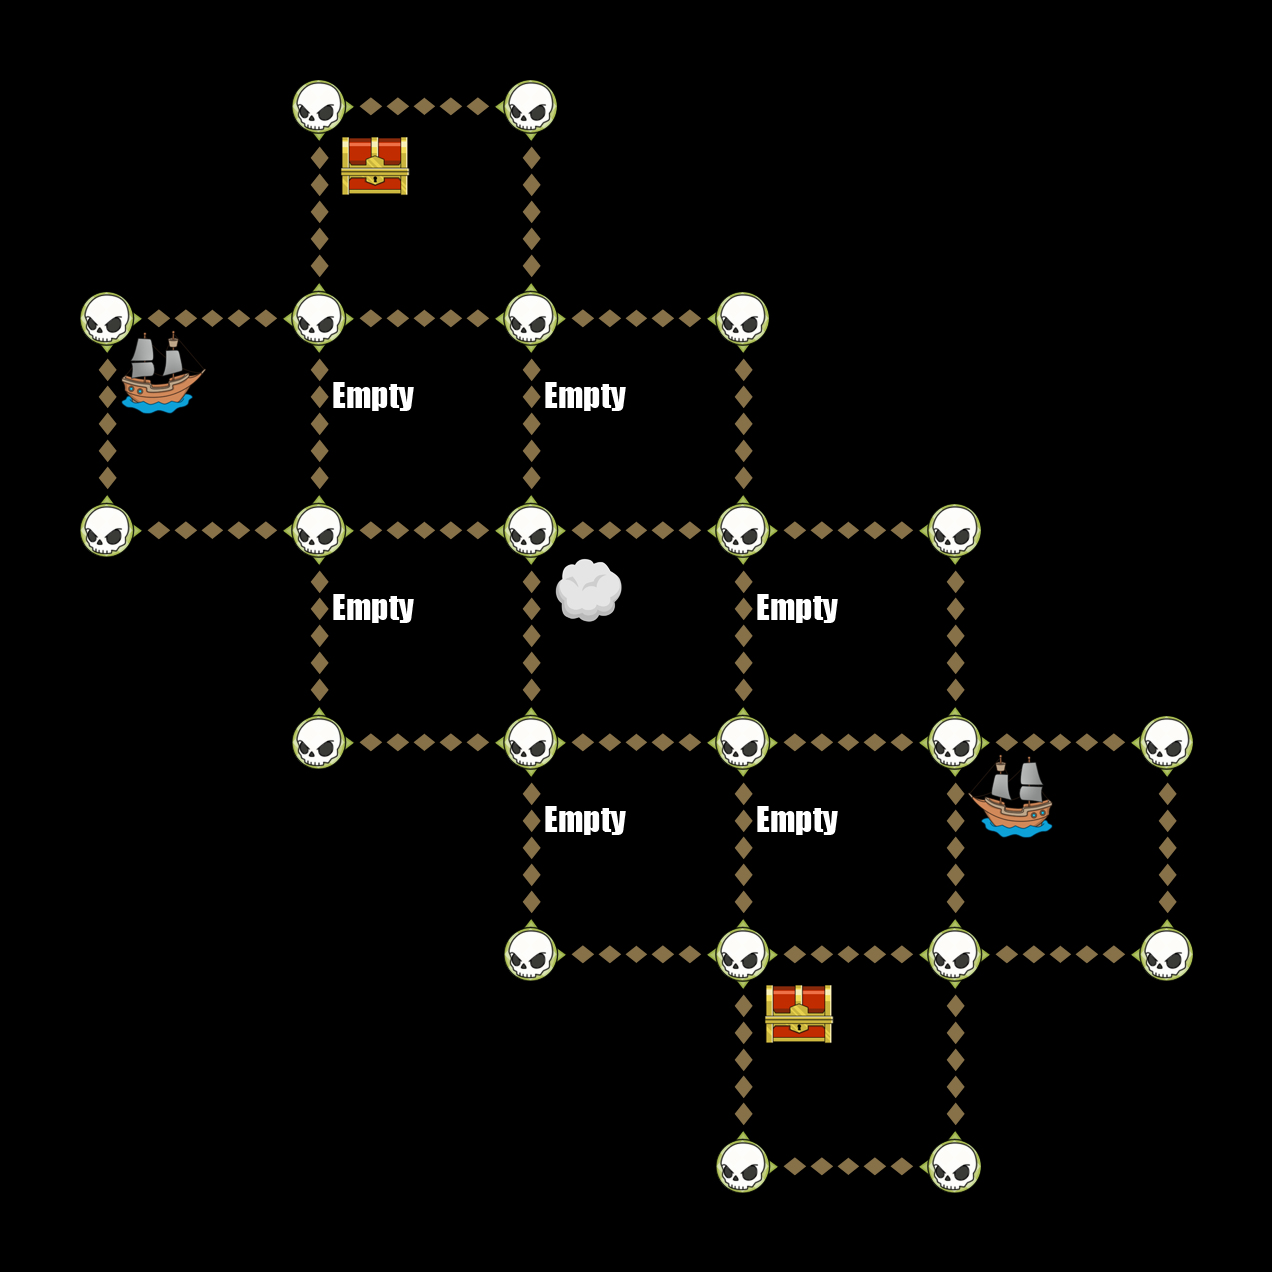

This is a level from a 2D game, rendered from its Tiled map with the project's own tilesets. A one-line summary and the map file follow, with tile-layer data summarised:
An orthogonal 6x6 tile map with 212x212 px tiles, 6 tile layers (Down, Up, Left, Right, ...).

<map version="1.0" orientation="orthogonal" width="6" height="6" tilewidth="212" tileheight="212">
 <tileset firstgid="1" name="TileGraphic_Final-ipadhd" tilewidth="212" tileheight="212">
  <image source="TileGraphic_Final-ipadhd.png" width="636" height="1060" />
  <tile id="0">
   <properties>
    <property name="LineFilled" value="True" />
   </properties>
  </tile>
  <tile id="2">
   <properties>
    <property name="Item" value="TreasureBox" />
   </properties>
  </tile>
  <tile id="4">
   <properties>
    <property name="RowFilled" value="True" />
   </properties>
  </tile>
  <tile id="6">
   <properties>
    <property name="Item" value="CannonLeft" />
   </properties>
  </tile>
  <tile id="7">
   <properties>
    <property name="Item" value="ShipRight" />
   </properties>
  </tile>
  <tile id="8">
   <properties>
    <property name="Item" value="MapOne" />
   </properties>
  </tile>
  <tile id="9">
   <properties>
    <property name="Item" value="CannonRight" />
   </properties>
  </tile>
  <tile id="10">
   <properties>
    <property name="Item" value="ShipLeft" />
   </properties>
  </tile>
  <tile id="11">
   <properties>
    <property name="Item" value="MapTwo" />
   </properties>
  </tile>
  <tile id="12">
   <properties>
    <property name="Item" value="Empty" />
   </properties>
  </tile>
  <tile id="13">
   <properties>
    <property name="Item" value="Skull" />
   </properties>
  </tile>
  <tile id="14">
   <properties>
    <property name="Item" value="Fog" />
   </properties>
  </tile>
 </tileset>
 <layer name="Down" width="6" height="6">
  <data>[36 cells, 16 non-empty, 1 distinct tile ids]</data>
 </layer>
 <layer name="Up" width="6" height="6">
  <data>[36 cells, 16 non-empty, 1 distinct tile ids]</data>
 </layer>
 <layer name="Left" width="6" height="6">
  <data>[36 cells, 16 non-empty, 1 distinct tile ids]</data>
 </layer>
 <layer name="Right" width="6" height="6">
  <data>[36 cells, 16 non-empty, 1 distinct tile ids]</data>
 </layer>
 <layer name="Dots" width="6" height="6">
  <data>[36 cells, 22 non-empty, 1 distinct tile ids]</data>
 </layer>
 <layer name="Items" width="6" height="6">
  <data>[36 cells, 11 non-empty, 5 distinct tile ids]</data>
 </layer>
</map>
